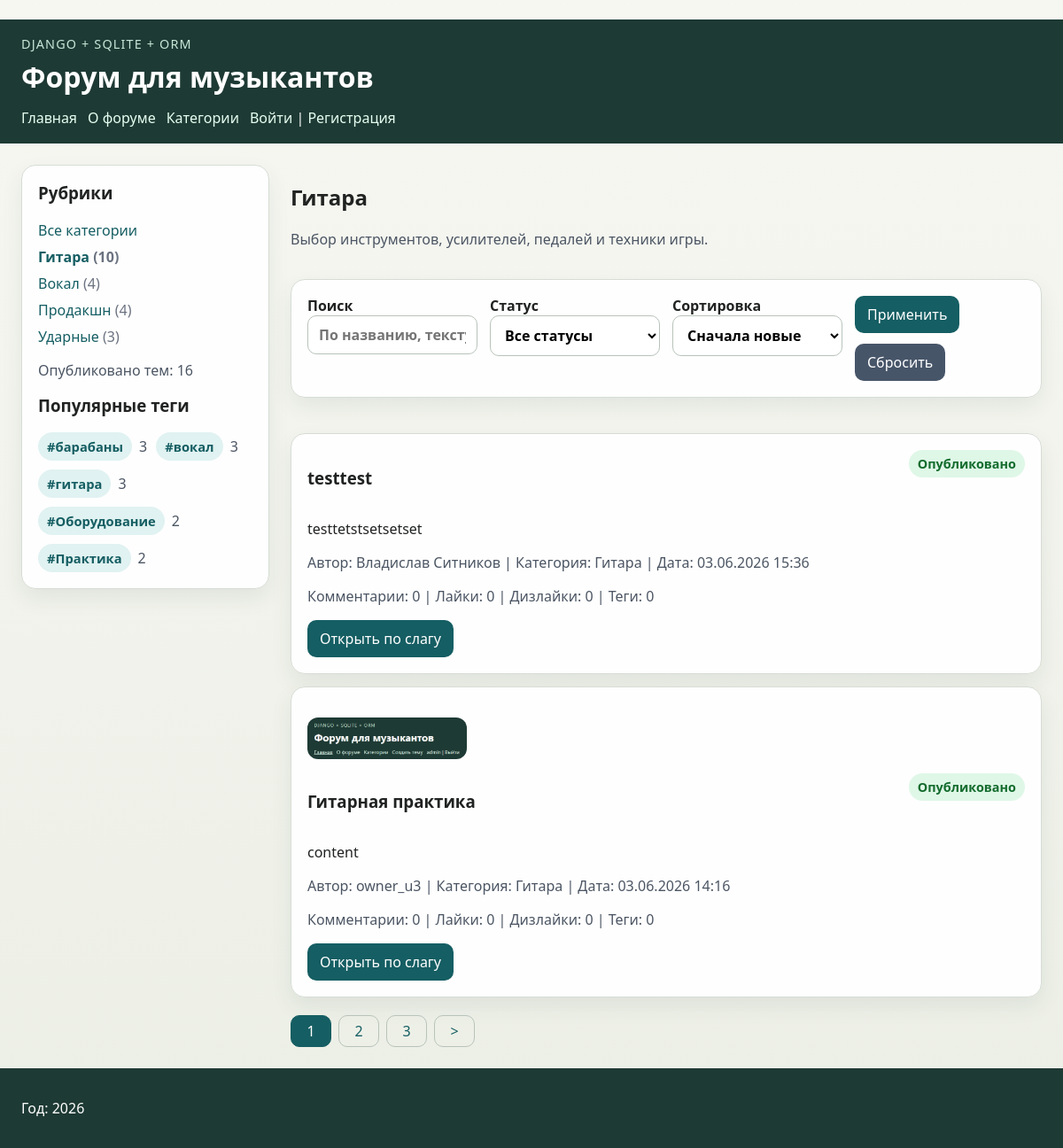
The app's page /categories/guitar/ with its own data.
### musicforum/models.py (models this page shows, shortened)
class Tag(models.Model):
    name = models.CharField("Название тега", max_length=100, unique=True)
    slug = models.SlugField("Слаг", max_length=100, unique=True, allow_unicode=True)
    class Meta:
        ordering = ("name",)
        verbose_name = "тег"
        verbose_name_plural = "теги"

class Discussion(models.Model):
    Category = MusicCategory
    Status = DiscussionStatus
    CATEGORY_DESCRIPTIONS = {
        MusicCategory.GUITAR: "Выбор инструментов, усилителей, педалей и техники игры.",
        MusicCategory.VOCALS: "Постановка голоса, дыхание и сценическая подача.",
        MusicCategory.PRODUCTION: "Запись, сведение, плагины и домашние студии.",
        MusicCategory.DRUMS: "Установки, пэды, ритм и упражнения для барабанщиков.",
    }
    ORDERING_OPTIONS = [
        ("-created_at", "Сначала новые"),
        ("created_at", "Сначала старые"),
        ("title", "Название: А-Я"),
        ("-title", "Название: Я-А"),
        ("author", "Автор: А-Я"),
        ("-comment_count", "По количеству комментариев"),
        ("-like_count", "По количеству лайков"),
    ]
    title = models.CharField("Название темы", max_length=255)
    slug = models.SlugField("Слаг", max_length=255, unique=True, blank=True, allow_unicode=True)
    author = models.CharField("Автор", max_length=100)
    created_by = models.ForeignKey(
        settings.AUTH_USER_MODEL,
        verbose_name="Создатель",
        related_name="created_discussions",
        on_delete=models.SET_NULL,
        blank=True,
        null=True,
    )
    category = models.CharField(
        "Категория",
        max_length=20,
        choices=MusicCategory.choices,
        default=MusicCategory.GUITAR,
    )
    status = models.CharField(
        "Статус",
        max_length=20,
        choices=DiscussionStatus.choices,
        default=DiscussionStatus.PUBLISHED,
    )
    content = models.TextField("Содержание")
    photo = models.ImageField(
        "Фото",
        upload_to="photos/%Y/%m/%d/",
        default=None,
        blank=True,
        null=True,
    )
    created_at = models.DateTimeField("Создано", auto_now_add=True)
    updated_at = models.DateTimeField("Изменено", auto_now=True)
    tags = models.ManyToManyField(Tag, verbose_name="Теги", related_name="discussions", blank=True)
    objects = DiscussionManager()
    class Meta:
        ordering = ("-created_at", "-id")
        verbose_name = "обсуждение"
        verbose_name_plural = "обсуждения"
    @property
    def display_author(self):
        if self.created_by_id:
            return _user_display_name(self.created_by)
        return self.author
    @classmethod
    def get_category_catalog(cls):
        totals = cls.objects.category_totals()
        return [
            {
                "slug": value,
                "title": label,
                "description": cls.CATEGORY_DESCRIPTIONS.get(value, ""),
                "count": totals.get(value, 0),
            }
            for value, label in cls.Category.choices
        ]
    @classmethod
    def get_category_data(cls, slug):
        for item in cls.get_category_catalog():
            if item["slug"] == slug:
                return item
        return None
    @classmethod
    def get_status_options(cls):
        return list(cls.Status.choices)
    @classmethod
    def get_ordering_options(cls):
        return cls.ORDERING_OPTIONS

### users/models.py (models this page shows)
class User(AbstractUser):
    photo = models.ImageField(
        upload_to='users/%Y/%m/%d/',
        blank=True,
        null=True,
        verbose_name='Фотография',
    )
    date_birth = models.DateField(
        blank=True,
        null=True,
        verbose_name='Дата рождения',
    )
    social_auth_verified = models.BooleanField(
        default=False,
        verbose_name='Социальная авторизация подтверждена',
    )
    class Meta:
        permissions = [
            ('social_auth', 'Можно авторизоваться через социальные сети'),
        ]

### musicforum/views.py (the view)
# urls.py: path("categories/<slug:category_slug>/", views.DiscussionCategoryView.as_view(), name="category"),
class DiscussionCategoryView(DataMixin, ListView):
    template_name = "musicforum/category.html"
    context_object_name = "discussions"
    def dispatch(self, request, *args, **kwargs):
        self.current_category_data = Discussion.get_category_data(kwargs["category_slug"])
        if self.current_category_data is None:
            raise Http404("Страница не найдена")
        return super().dispatch(request, *args, **kwargs)
    def get_queryset(self):
        self.filters = _build_filters(
            self.request,
            current_category=self.current_category_data["slug"],
        )
        return _get_discussions(self.filters)
    def get_context_data(self, **kwargs):
        context = super().get_context_data(**kwargs)
        return self.get_mixin_context(
            context,
            **self.filters,
            title=self.current_category_data["title"],
            category=self.current_category_data,
            category_locked=True,
            current_category=self.current_category_data["slug"],
        )

### musicforum/data.py (called while the page is built)
def get_menu():
    return MENU

### musicforum/models.py (called while the page is built, shortened)
def _user_display_name(user):
    if not user:
        return ""
    full_name = (user.get_full_name() or "").strip()
    return full_name or user.get_username()

    def search(self, query):
        if not query:
            return self

    def for_category(self, category_slug):
        if not category_slug:
            return self
        return self.filter(category=category_slug)

    def with_status(self, status):
        if not status:
            return self
        return self.filter(status=status)

    def published(self):
        return self.with_status(DiscussionStatus.PUBLISHED)

    def ordered(self, ordering):
        return self.order_by(*self.ORDERING_MAP.get(ordering, self.ORDERING_MAP["-created_at"]))

    def category_totals(self):
        return dict(
            self.get_queryset()
            .values("category")
            .annotate(total=Count("id"))
            .values_list("category", "total")
        )

### musicforum/templatetags/musicforum_tags.py (called while the page is built)
@register.simple_tag
def forum_name():
    return "Форум для музыкантов"

@register.simple_tag
def published_discussions_total():
    return Discussion.objects.published().count()

@register.inclusion_tag("musicforum/includes/category_list.html")
def show_categories(selected_slug=""):
    return {
        "categories": Discussion.get_category_catalog(),
        "selected_slug": selected_slug,
    }

@register.inclusion_tag("musicforum/includes/popular_tags.html")
def show_popular_tags(limit=5):
    return {
        "popular_tags": Tag.objects.annotate(total=Count("discussions", distinct=True))
        .filter(total__gt=0)
        .order_by("-total", "name")[:limit]
    }

### musicforum/utils.py (called while the page is built)
    def get_mixin_context(self, context, **kwargs):
        if self.title_page:
            context["title"] = self.title_page
        context["menu"] = get_menu()
        context["current_category"] = ""
        context["category_options"] = Discussion.Category.choices
        context["status_options"] = Discussion.get_status_options()
        context["ordering_options"] = Discussion.get_ordering_options()
        context["all_tags"] = Tag.objects.order_by("name")
        context.update(kwargs)
        return context

### musicforum/views.py (called while the page is built)
def _get_discussions(filters):
    return (
        _get_discussion_queryset()
        .search(filters["search_query"])
        .for_category(filters["selected_category"])
        .with_status(filters["selected_status"])
        .ordered(filters["selected_ordering"])
    )

### users/context_processors.py (called while the page is built)
def get_forum_context(request):
    return {'menu': get_menu()}

### musicforum/templates/musicforum/category.html (shortened to what this page needs)
{% extends "musicforum/base.html" %}
{% block content %}
    <div class="page-heading">
        <div>
            <h2>{{ category.title }}</h2>
            <p class="lead">{{ category.description }}</p>
        </div>
    </div>
    {% include "musicforum/includes/discussion_filters.html" %}
    {% include "musicforum/includes/discussion_cards.html" with empty_message="В этой категории пока нет подходящих тем." %}
{% endblock %}
{% block navigation %}
    {% if page_obj.has_other_pages %}
        <nav class="list-pages">
            <ul>
                {% for p in paginator.page_range %}
                    {% if page_obj.number == p %}
                        <li class="page-num page-num-selected">{{ p }}</li>
                    {% elif p >= page_obj.number|add:-2 and p <= page_obj.number|add:2 %}
                        <li class="page-num">
                            <a href="?page={{ p }}">{{ p }}</a>
                        </li>
                    {% endif %}
                {% endfor %}
                {% if page_obj.has_next %}
                    <li class="page-num">
                        <a href="?page={{ page_obj.next_page_number }}">&gt;</a>
                    </li>
                {% endif %}
            </ul>
        </nav>
    {% endif %}
{% endblock %}

### musicforum/templates/musicforum/includes/popular_tags.html
{% if popular_tags %}
    <ul class="tag-cloud">
        {% for tag in popular_tags %}
            <li>
                <span class="tag-badge">#{{ tag.name }}</span>
                <span class="tag-total">{{ tag.total }}</span>
            </li>
        {% endfor %}
    </ul>
{% else %}
    <p class="sidebar-summary">Теги появятся после заполнения базы.</p>
{% endif %}

### musicforum/templates/musicforum/includes/discussion_cards.html (shortened to what this page needs)
﻿{% if discussions %}
    <ul class="discussion-list">
        {% for item in discussions %}
            <li>
                {% if item.photo %}
                    <p><img class="discussion-photo-thumb" src="{{ item.photo.url }}" alt="{{ item.title }}"></p>
                {% endif %}
                <div class="card-header">
                    <h3>{{ item.title }}</h3>
                    <span class="status-badge status-{{ item.status }}">{{ item.get_status_display }}</span>
                </div>
                <p>{{ item.content|truncatechars:140 }}</p>
                <p class="card-meta">
                    Автор: {{ item.display_author }} | Категория: {{ item.get_category_display }} | Дата: {{ item.created_at|date:"d.m.Y H:i" }}
                </p>
                <p class="card-meta">
                    Комментарии: {{ item.comment_count }} | Лайки: {{ item.like_count }} | Дизлайки: {{ item.dislike_count }} | Теги: {{ item.tag_count }}
                </p>
                <div class="button-row">
                    <a class="button" href="{% url 'musicforum:discussion' item.slug %}">Открыть по слагу</a>
                </div>
            </li>
        {% endfor %}
    </ul>
{% else %}
    <p>{{ empty_message }}</p>
{% endif %}

### musicforum/static/musicforum/css/styles.css (style rules this page uses)
body { margin: 0; font-family: "Segoe UI", sans-serif; background: linear-gradient(180deg, #f7f7f2 0%, #ecefe6 100%); color: #202321; }
a { color: #155e63; text-decoration: none; }
.menu, .category-list, .discussion-list, .category-cards { list-style: none; padding: 0; margin: 0; }
.sidebar, .discussion-list li, .category-cards li, .detail-card, .filter-form, .editor-form, .stat-card { background: rgba(255, 255, 255, 0.94); border: 1px solid #d6ddd5; border-radius: 16px; box-shadow: 0 10px 24px rgba(30, 58, 52, 0.08); }
.page-heading { display: flex; justify-content: space-between; gap: 16px; align-items: start; margin-bottom: 18px; }
.lead { color: #4b5563; max-width: 720px; }
.discussion-photo-thumb { max-width: 180px; border-radius: 12px; }
.discussion-list li, .category-cards li { padding: 18px; margin-bottom: 14px; }
.card-header, .detail-header, .button-row, .detail-meta-grid, .stats-grid { display: flex; flex-wrap: wrap; gap: 12px; }
.card-header, .detail-header { justify-content: space-between; align-items: start; }
.card-meta, .detail-meta { color: #4b5563; }
.tag-list, .tag-cloud, .comment-list { list-style: none; padding: 0; margin: 0; }
.tag-list, .tag-selector, .tag-cloud { display: flex; flex-wrap: wrap; gap: 10px; }
.tag-badge { display: inline-flex; align-items: center; padding: 6px 10px; border-radius: 999px; background: #e0f2f1; color: #155e63; font-size: 0.92rem; font-weight: 600; }
.tag-cloud li { display: flex; align-items: center; gap: 8px; }
.tag-total { color: #4b5563; }
.status-badge { display: inline-flex; align-items: center; padding: 6px 10px; border-radius: 999px; font-size: 0.9rem; font-weight: 700; }
.status-published { background: #dff7e7; color: #146c2e; }
.button { display: inline-block; padding: 10px 14px; border: none; border-radius: 10px; background: #155e63; color: #fff; font: inherit; cursor: pointer; }
.list-pages { margin: 20px 0 0; }
.list-pages ul { display: flex; flex-wrap: wrap; gap: 8px; list-style: none; margin: 0; padding: 0; }
.page-num a, .page-num-selected { display: inline-block; min-width: 24px; padding: 6px 10px; border: 1px solid #b8c3ba; border-radius: 10px; text-align: center; }
.page-num-selected { background: #155e63; border-color: #155e63; color: #fff; }

### records on screen
Tag: name "барабаны", total "3"
Tag: name "вокал", total "3"
Tag: name "гитара", total "3"
Tag: name "Оборудование", total "2"
Tag: name "Практика", total "2"
Discussion: title "testtest", status "Опубликовано", content "testtetstsetsetset", display_author "Владислав Ситников", category "Гитара", created_at "03.06.2026 15:36", comment_count "0", like_count "0", dislike_count "0", tag_count "0"
Discussion: photo (picture), title "Гитарная практика", status "Опубликовано", content "content", display_author "owner_u3", category "Гитара", created_at "03.06.2026 14:16", comment_count "0", like_count "0", dislike_count "0", tag_count "0"

### other values on screen
{{ item.title }} "Главная" "О форуме" "Категории"
{{ cat.title }} "Гитара" "Вокал" "Продакшн" "Ударные"
{{ cat.count }} "10" "4" "4" "3"
{{ category.title }} "Гитара"
{{ category.description }} "Выбор инструментов, усилителей, педалей и техники игры."
{{ p }} "1"
{{ p }} "2" "3"
form field ordering "Сначала новые"
